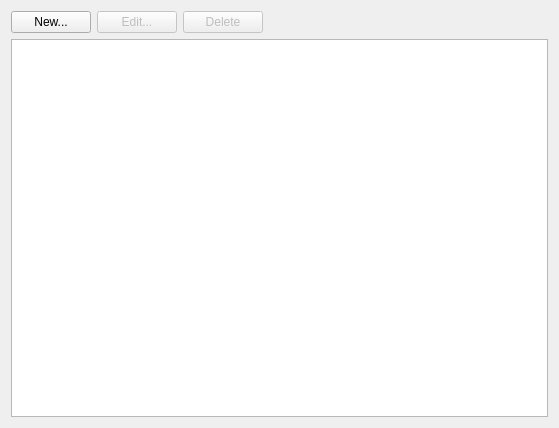
<?xml version="1.0" encoding="UTF-8"?>
<ui version="4.0">
 <class>WdgLines</class>
 <widget class="QWidget" name="WdgLines">
  <property name="geometry">
   <rect>
    <x>0</x>
    <y>0</y>
    <width>559</width>
    <height>428</height>
   </rect>
  </property>
  <property name="windowTitle">
   <string>Form</string>
  </property>
  <layout class="QVBoxLayout" name="verticalLayout">
   <item>
    <layout class="QHBoxLayout" name="horizontalLayout_3">
     <item>
      <widget class="QPushButton" name="pbLineNew">
       <property name="text">
        <string>New...</string>
       </property>
      </widget>
     </item>
     <item>
      <widget class="QPushButton" name="pbLineEdit">
       <property name="enabled">
        <bool>false</bool>
       </property>
       <property name="text">
        <string>Edit...</string>
       </property>
      </widget>
     </item>
     <item>
      <widget class="QPushButton" name="pbLineDelete">
       <property name="enabled">
        <bool>false</bool>
       </property>
       <property name="text">
        <string>Delete</string>
       </property>
      </widget>
     </item>
     <item>
      <spacer name="horizontalSpacer_4">
       <property name="orientation">
        <enum>Qt::Horizontal</enum>
       </property>
       <property name="sizeHint" stdset="0">
        <size>
         <width>40</width>
         <height>20</height>
        </size>
       </property>
      </spacer>
     </item>
    </layout>
   </item>
   <item>
    <widget class="QTableView" name="twLines">
     <property name="horizontalScrollBarPolicy">
      <enum>Qt::ScrollBarAlwaysOff</enum>
     </property>
     <property name="selectionMode">
      <enum>QAbstractItemView::ExtendedSelection</enum>
     </property>
     <property name="selectionBehavior">
      <enum>QAbstractItemView::SelectRows</enum>
     </property>
     <attribute name="verticalHeaderVisible">
      <bool>false</bool>
     </attribute>
     <attribute name="verticalHeaderDefaultSectionSize">
      <number>20</number>
     </attribute>
    </widget>
   </item>
  </layout>
 </widget>
 <resources/>
 <connections/>
</ui>
